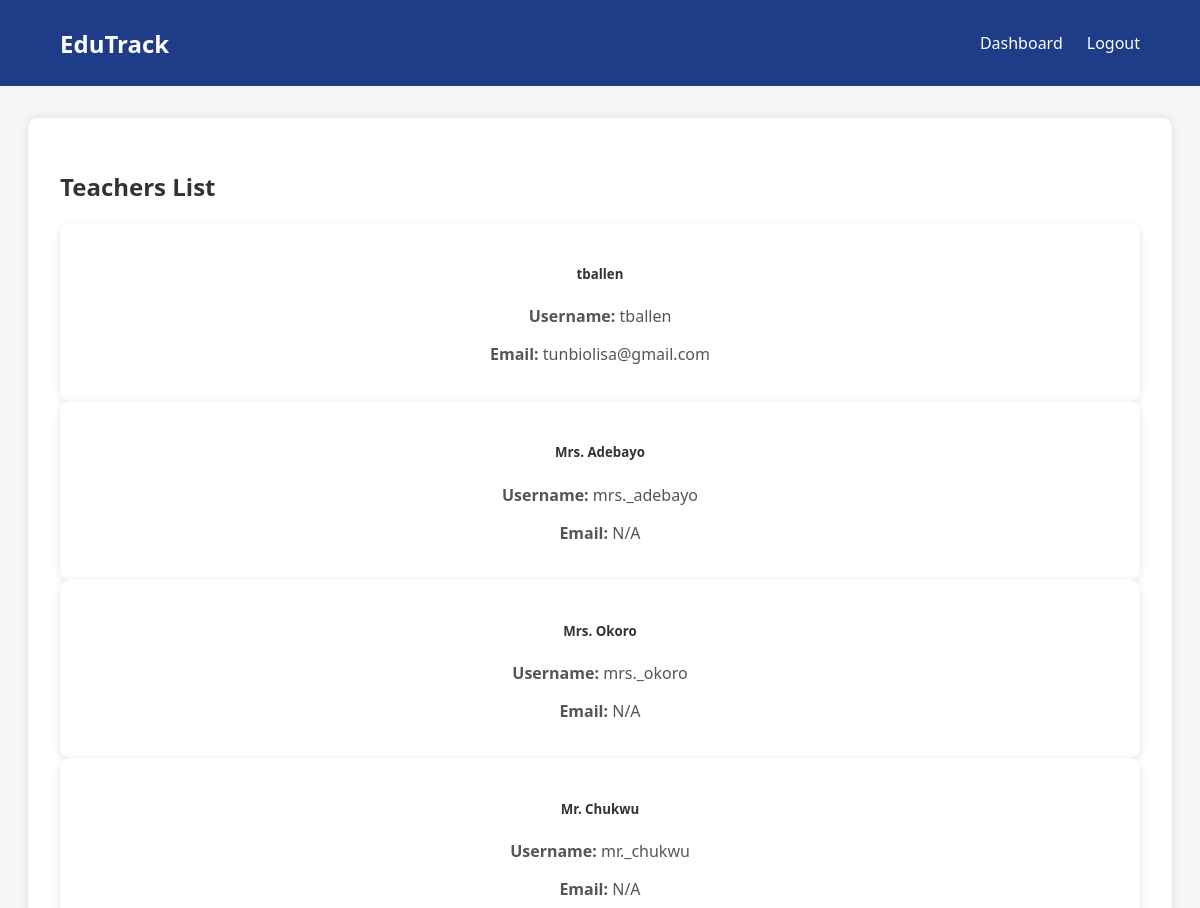
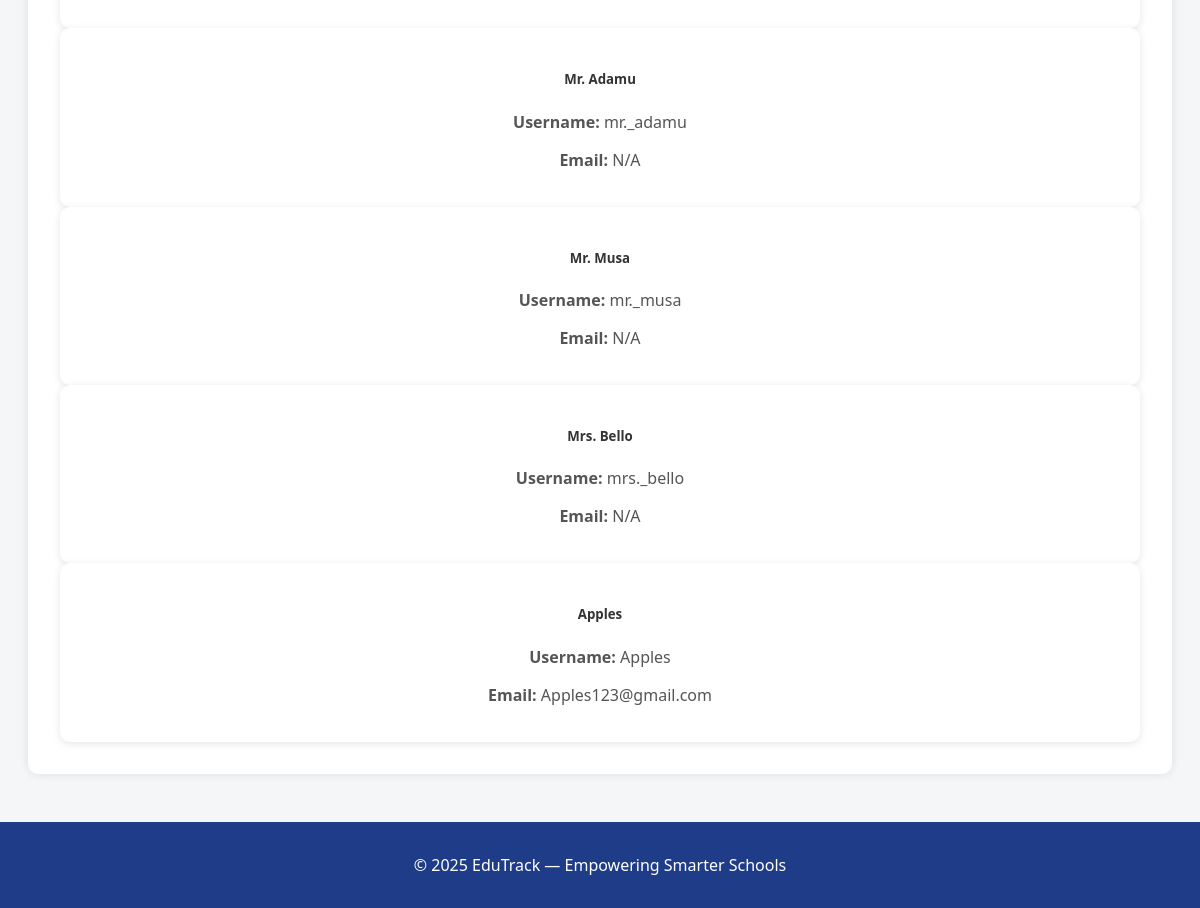
The page /core/teachers/ (signed in) on the database as committed earlier (2 pictures, top to bottom).
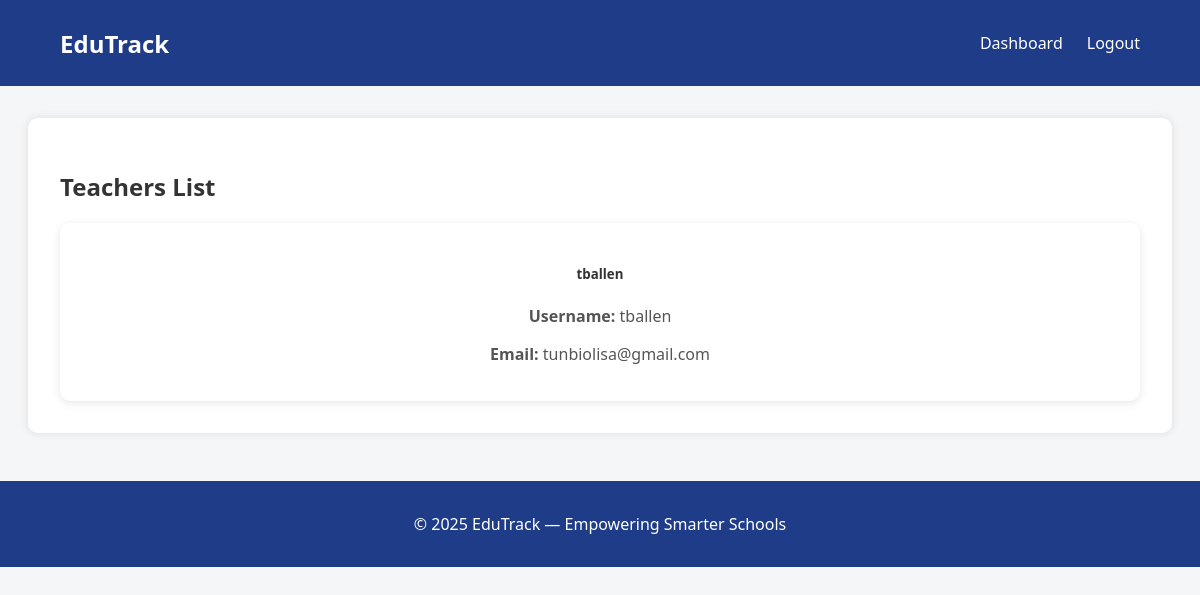
The same page on the database as committed later.
### core/models.py (models this page shows, shortened)
class CustomUser(AbstractUser):
    ROLE_CHOICES = (
        ('admin', 'Admin'),
        ('teacher', 'Teacher'),
        ('student', 'Student'),
    )
    email = models.EmailField(unique=True)
    role = models.CharField(max_length=20, choices=ROLE_CHOICES, default='teacher')
    school = models.ForeignKey('School', on_delete=models.CASCADE, null=True, blank=True)
    full_name = models.CharField(max_length=150, blank=True)
    assigned_class = models.ForeignKey(
        'SchoolClass',
        null=True,
        blank=True,
        on_delete=models.SET_NULL,
        related_name='class_teachers'
    )
    USERNAME_FIELD = 'email'
    REQUIRED_FIELDS = ['username']

### core/views.py (the view)
# urls.py: path('teachers/', views.teacher_list, name='teacher_list'),
@login_required
def teacher_list(request):
    teachers = User.objects.filter(role='teacher')
    return render(request, 'core/teacher.html', {'teachers': teachers})

### core/templates/core/teacher.html
{% extends 'base.html' %}
{% block content %}
<div class="container mt-4">
    <h2 class="mb-3">Teachers List</h2>
    {% if teachers %}
        <div class="row">
            {% for teacher in teachers %}
                <div class="col-md-4 mb-3">
                    <div class="card shadow-sm p-3">
                        <h5>{{ teacher.full_name|default:teacher.username }}</h5>
                        <p><strong>Username:</strong> {{ teacher.username }}</p>
                        <p><strong>Email:</strong> {{ teacher.email|default:"N/A" }}</p>
                    </div>
                </div>
            {% endfor %}
        </div>
    {% else %}
        <p>No teachers found.</p>
    {% endif %}
</div>
{% endblock %}

### templates/base.html (shortened to what this page needs)
{% load static %}
<!DOCTYPE html>
<html lang="en">
<head>
    <link rel="stylesheet" href="{% static 'css/style.css' %}">
</head>
<body>
    <nav class="navbar">
        <div class="container">
            <a href="{% url 'dashboard' %}" class="logo">EduTrack</a>
            <ul class="nav-links">
                {% if user.is_authenticated %}
                    <li><a href="{% url 'dashboard' %}">Dashboard</a></li>
                    <li><a href="{% url 'logout' %}">Logout</a></li>
                {% else %}
                    <li><a href="{% url 'login' %}">Login</a></li>
                    <li><a href="{% url 'register' %}">Register</a></li>
                {% endif %}
            </ul>
        </div>
    </nav>
    <main class="content">
        {% block content %}{% endblock %}
    </main>
    <footer class="footer">
        <p>© 2025 EduTrack — Empowering Smarter Schools</p>
    </footer>
</body>
</html>

### core/static/css/style.css (style rules this page uses)
body { font-family: 'Segoe UI', Tahoma, Geneva, Verdana, sans-serif; background-color: #f4f6f8; color: #333; margin: 0; padding: 0; }
.navbar { background-color: #1f3c88; color: white; padding: 1rem 0; }
.navbar .container { width: 90%; margin: auto; display: flex; justify-content: space-between; align-items: center; }
.navbar .logo { font-size: 1.5rem; font-weight: bold; color: white; text-decoration: none; }
.navbar .nav-links { list-style: none; display: flex; gap: 1.5rem; }
.navbar .nav-links li a { color: white; text-decoration: none; transition: opacity 0.3s; }
.content { width: 90%; margin: 2rem auto; background: white; padding: 2rem; border-radius: 10px; box-shadow: 0 0 10px rgba(0, 0, 0, 0.1); }
.footer { text-align: center; padding: 1rem; background-color: #1f3c88; color: white; margin-top: 3rem; }
.card { background: #fff; padding: 20px; border-radius: 10px; box-shadow: 0 2px 8px rgba(0,0,0,0.1); text-align: center; }
.card p { color: #555; }

Rows that differ between the two databases and show on the page:
removed CustomUser: full_name "Mrs. Adebayo", username "mrs._adebayo", email "N/A"
removed CustomUser: full_name "Mrs. Okoro", username "mrs._okoro", email "N/A"
removed CustomUser: full_name "Mr. Chukwu", username "mr._chukwu", email "N/A"
removed CustomUser: full_name "Mr. Adamu", username "mr._adamu", email "N/A"
removed CustomUser: full_name "Mr. Musa", username "mr._musa", email "N/A"
removed CustomUser: full_name "Mrs. Bello", username "mrs._bello", email "N/A"
removed CustomUser: full_name "Apples", username "Apples", email "Apples123@gmail.com"
